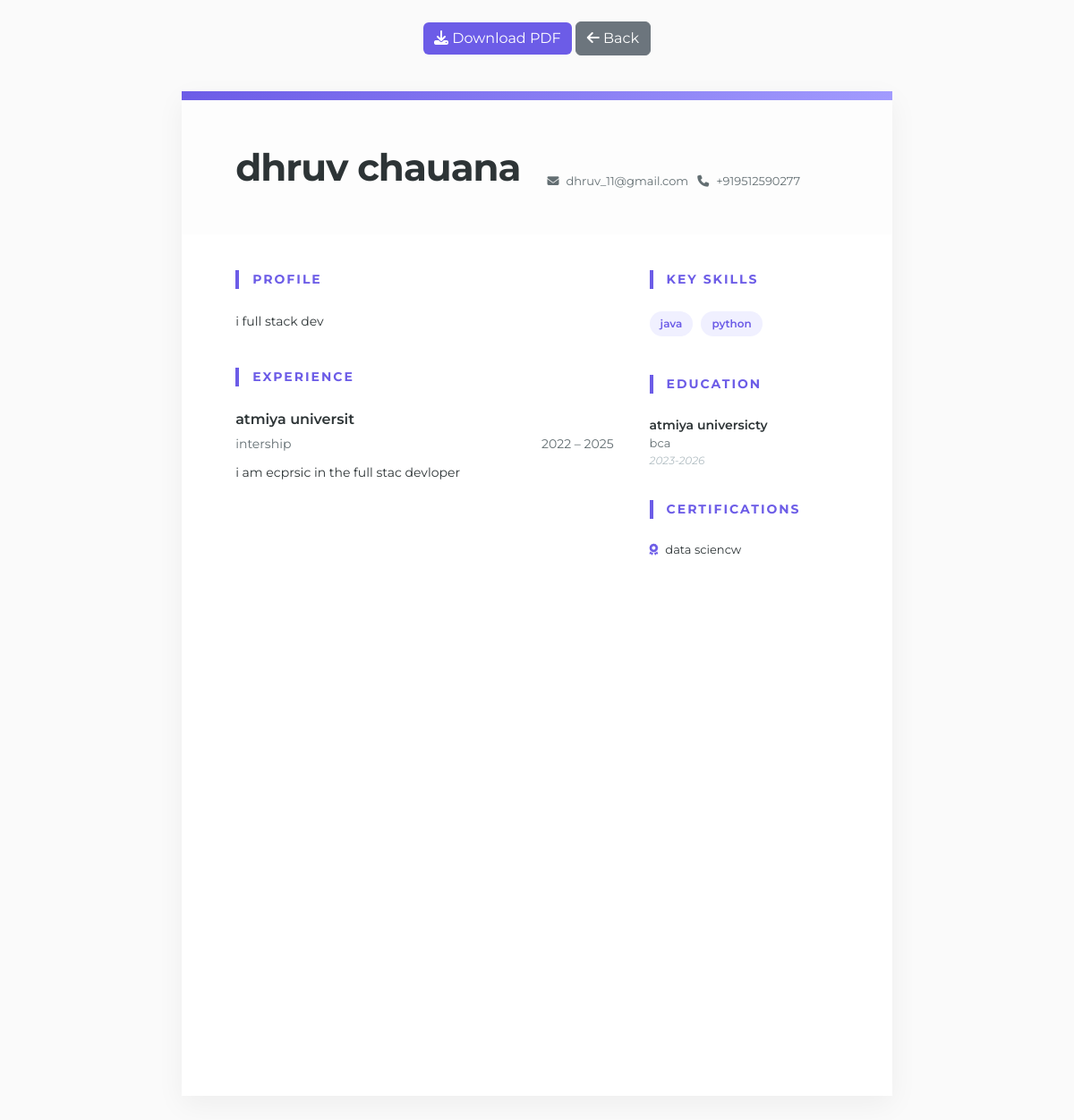
The page /resume-builder/view/5 (signed in) on the database its author committed.
### flask_app/models.py (models this page shows, shortened)
class ResumeData(db.Model):
    __tablename__ = 'resume_data'
    id = db.Column(db.String(36), primary_key=True, default=lambda: str(uuid.uuid4()))
    user_id = db.Column(db.String(36), db.ForeignKey('users.id'), nullable=False)
    full_name = db.Column(db.String(100), nullable=False)
    email = db.Column(db.String(120), nullable=False)
    phone = db.Column(db.String(20))
    linkedin = db.Column(db.String(255))
    github = db.Column(db.String(255))
    career_objective = db.Column(db.Text)
    education = db.Column(db.JSON, default=list) # [{school, degree, year, gpa}]
    experience = db.Column(db.JSON, default=list) # [{company, role, duration, description}]
    projects = db.Column(db.JSON, default=list) # [{title, link, description}]
    skills = db.Column(db.JSON, default=list) # [skill1, skill2]
    certifications = db.Column(db.JSON, default=list) # [cert1, cert2]
    achievements = db.Column(db.JSON, default=list) # [ach1, ach2]
    created_at = db.Column(db.DateTime, default=datetime.utcnow)
    updated_at = db.Column(db.DateTime, default=datetime.utcnow, onupdate=datetime.utcnow)

### flask_app/routes/resume.py (the view)
@resume_bp.route('/view/<template_id>')
@login_required
def view_resume(template_id):
    resume_data = ResumeData.query.filter_by(user_id=current_user.id).first()
    if not resume_data:
        flash('Please fill your details first.', 'warning')
        return redirect(url_for('resume.builder'))
    template_name = f'resume_builder/templates/template{template_id}.html'
    try:
        return render_template(template_name, data=resume_data)
    except:
        flash('Template not found.', 'danger')
        return redirect(url_for('resume.templates'))

### flask_app/routes/resume.py (called while the page is built)
@resume_bp.app_context_processor
def utility_processor():
    return dict(include_static_css=lambda x: "")

### run.py (called while the page is built)
@login_manager.user_loader
def load_user(user_id):
    return User.query.get(user_id)

@app.before_request
def before_request():
    from flask import session
    session.permanent = True
    app.permanent_session_lifetime.total_seconds()

### flask_app/templates/resume_builder/templates/template5.html (shortened to what this page needs)
<!DOCTYPE html>
<html>
<head>
    <link rel="stylesheet" href="https://cdn.jsdelivr.net/npm/bootstrap@5.3.0/dist/css/bootstrap.min.css">
    <link rel="stylesheet" href="https://cdnjs.cloudflare.com/ajax/libs/font-awesome/6.4.0/css/all.min.css">
</head>
<body>
    <div class="no-print container mt-4 text-center">
        <button onclick="downloadPDF()" class="btn btn-primary" style="background-color: #6c5ce7; border: none;"><i
                class="fas fa-download"></i> Download PDF</button>
        <a href="{{ url_for('resume.templates') }}" class="btn btn-secondary"><i class="fas fa-arrow-left"></i> Back</a>
    </div>
    <div class="resume-wrapper" id="resume-container">
        <div class="top-gradient"></div>
        <div class="header-section">
            <div class="name-role">
                <h1>{{ data.full_name }}</h1>
            </div>
            <div class="contact-grid">
                <div><i class="fas fa-envelope me-2"></i>{{ data.email }}</div>
                <div><i class="fas fa-phone me-2"></i>{{ data.phone }}</div>
            </div>
        </div>
        <div class="main-body">
            <div class="content-left">
                {% if data.career_objective %}
                <div class="section-title">Profile</div>
                <p class="desc" style="margin-bottom: 40px;">{{ data.career_objective }}</p>
                {% endif %}
                {% if data.experience %}
                <div class="section-title">Experience</div>
                {% for exp in data.experience %}
                <div class="experience-item">
                    <div class="company">{{ exp.company }}</div>
                    <div class="role-dates">
                        <span>{{ exp.role }}</span>
                        <span>{{ exp.start_year }} – {{ exp.end_year or 'Present' }}</span>
                    </div>
                    <p class="desc">{{ exp.description }}</p>
                </div>
                {% endfor %}
                {% endif %}
            </div>
            <div class="content-right">
                {% if data.skills %}
                <div class="sidebar-item">
                    <div class="section-title">Key Skills</div>
                    <div class="skills-container">
                        {% for skill in data.skills %}
                        <span class="skill-tag">{{ skill }}</span>
                        {% endfor %}
                    </div>
                </div>
                {% endif %}
                {% if data.education %}
                <div class="sidebar-item">
                    <div class="section-title">Education</div>
                    {% for edu in data.education %}
                    <div style="margin-bottom: 20px;">
                        <div style="font-weight: 600; font-size: 14px;">{{ edu.school }}</div>
                        <div style="font-size: 13px; color: #636e72;">{{ edu.degree }}</div>
                        <div style="font-size: 12px; font-style: italic; color: #b2bec3;">{{ edu.start_year }}-{{
                            edu.end_year or 'Now' }}</div>
                    </div>
                    {% endfor %}
                </div>
                {% endif %}
                {% if data.certifications %}
                <div class="sidebar-item">
                    <div class="section-title">Certifications</div>
                    {% for cert in data.certifications %}
                    <div style="font-size: 13px; margin-bottom: 8px;"><i class="fas fa-award me-2"
                            style="color: #6c5ce7;"></i>{{ cert }}</div>
                    {% endfor %}
                </div>
                {% endif %}
            </div>
        </div>
    </div>
</body>
</html>

### flask_app/templates/resume_builder/templates/template5.html (style rules this page uses)
body { font-family: 'Montserrat', sans-serif; background: #fafafa; color: #2d3436; margin: 0; padding: 0; }
.resume-wrapper { width: 210mm; min-height: 297mm; background: white; margin: 40px auto; overflow: hidden; box-shadow: 0 10px 30px rgba(0, 0, 0, 0.05); }
.top-gradient { height: 10px; background: linear-gradient(90deg, #6c5ce7, #a29bfe); }
.header-section { padding: 50px 60px; background: #fdfdfd; display: flex; justify-content: space-between; align-items: flex-end; }
.name-role h1 { font-size: 42px; font-weight: 700; color: #2d3436; margin: 0; letter-spacing: -1px; }
.contact-grid { display: grid; grid-template-columns: 1fr 1fr; gap: 10px; font-size: 13px; color: #636e72; }
.main-body { padding: 40px 60px; display: grid; grid-template-columns: 2fr 1fr; gap: 40px; }
.section-title { font-size: 14px; font-weight: 700; text-transform: uppercase; color: #6c5ce7; letter-spacing: 2px; margin-bottom: 25px; border-left: 4px solid #6c5ce7; padding-left: 15px; }
.experience-item { margin-bottom: 30px; position: relative; }
.company { font-weight: 600; font-size: 16px; margin-bottom: 5px; }
.role-dates { display: flex; justify-content: space-between; font-size: 14px; color: #636e72; margin-bottom: 10px; }
.desc { font-size: 14px; line-height: 1.6; color: #2d3436; }
.sidebar-item { margin-bottom: 35px; }
.skill-tag { display: inline-block; background: #f0f0ff; color: #6c5ce7; padding: 5px 12px; border-radius: 20px; font-size: 12px; margin-right: 5px; margin-bottom: 8px; font-weight: 600; }

### rows shown on the page
ResumeData: full_name "dhruv chauana", email "dhruv_11@gmail.com", phone "+919512590277", career_objective "i full stack dev"

### other values the page prints
{{ exp.company }} "atmiya universit"
{{ exp.role }} "intership"
{{ exp.start_year }} "2022"
{{ exp.end_year or 'Present' }} "2025"
{{ exp.description }} "i am ecprsic in the full stac devloper"
{{ skill }} "java" "python"
{{ edu.school }} "atmiya universicty"
{{ edu.degree }} "bca"
{{ edu.start_year }} "2023"
{{ edu.end_year or 'Now' }} "2026"
{{ cert }} "data sciencw"
